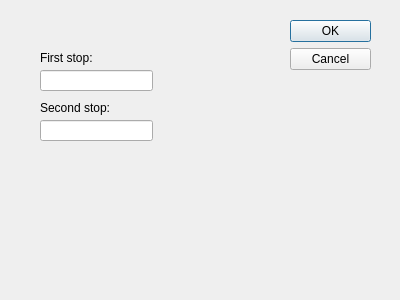
<?xml version="1.0" encoding="UTF-8"?>
<ui version="4.0">
 <class>BfsDialog</class>
 <widget class="QDialog" name="BfsDialog">
  <property name="geometry">
   <rect>
    <x>0</x>
    <y>0</y>
    <width>400</width>
    <height>300</height>
   </rect>
  </property>
  <property name="windowTitle">
   <string>Dialog</string>
  </property>
  <widget class="QDialogButtonBox" name="buttonBox">
   <property name="geometry">
    <rect>
     <x>290</x>
     <y>20</y>
     <width>81</width>
     <height>241</height>
    </rect>
   </property>
   <property name="orientation">
    <enum>Qt::Vertical</enum>
   </property>
   <property name="standardButtons">
    <set>QDialogButtonBox::Cancel|QDialogButtonBox::Ok</set>
   </property>
  </widget>
  <widget class="QLineEdit" name="stop1">
   <property name="geometry">
    <rect>
     <x>40</x>
     <y>70</y>
     <width>113</width>
     <height>21</height>
    </rect>
   </property>
  </widget>
  <widget class="QLineEdit" name="stop2">
   <property name="geometry">
    <rect>
     <x>40</x>
     <y>120</y>
     <width>113</width>
     <height>21</height>
    </rect>
   </property>
  </widget>
  <widget class="QLabel" name="label">
   <property name="geometry">
    <rect>
     <x>40</x>
     <y>50</y>
     <width>71</width>
     <height>16</height>
    </rect>
   </property>
   <property name="text">
    <string>First stop:</string>
   </property>
  </widget>
  <widget class="QLabel" name="label_2">
   <property name="geometry">
    <rect>
     <x>40</x>
     <y>100</y>
     <width>101</width>
     <height>16</height>
    </rect>
   </property>
   <property name="text">
    <string>Second stop:</string>
   </property>
  </widget>
 </widget>
 <resources/>
 <connections>
  <connection>
   <sender>buttonBox</sender>
   <signal>accepted()</signal>
   <receiver>BfsDialog</receiver>
   <slot>accept()</slot>
   <hints>
    <hint type="sourcelabel">
     <x>248</x>
     <y>254</y>
    </hint>
    <hint type="destinationlabel">
     <x>157</x>
     <y>274</y>
    </hint>
   </hints>
  </connection>
  <connection>
   <sender>buttonBox</sender>
   <signal>rejected()</signal>
   <receiver>BfsDialog</receiver>
   <slot>reject()</slot>
   <hints>
    <hint type="sourcelabel">
     <x>316</x>
     <y>260</y>
    </hint>
    <hint type="destinationlabel">
     <x>286</x>
     <y>274</y>
    </hint>
   </hints>
  </connection>
 </connections>
</ui>
